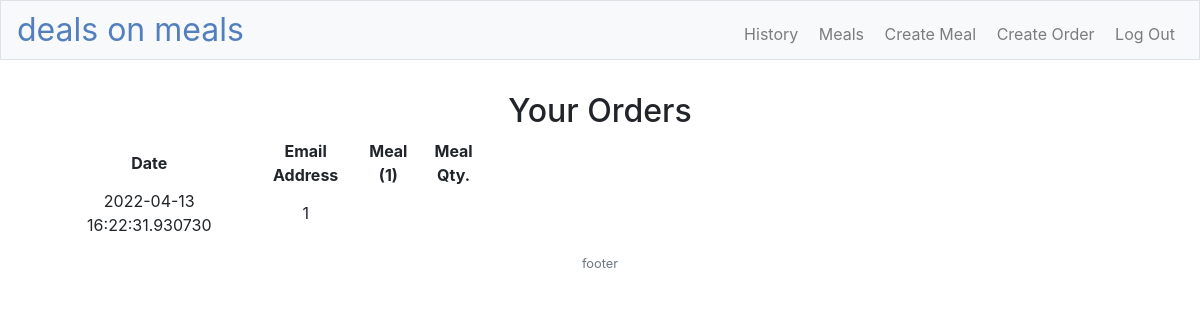
The app's page /history (signed in), older data.
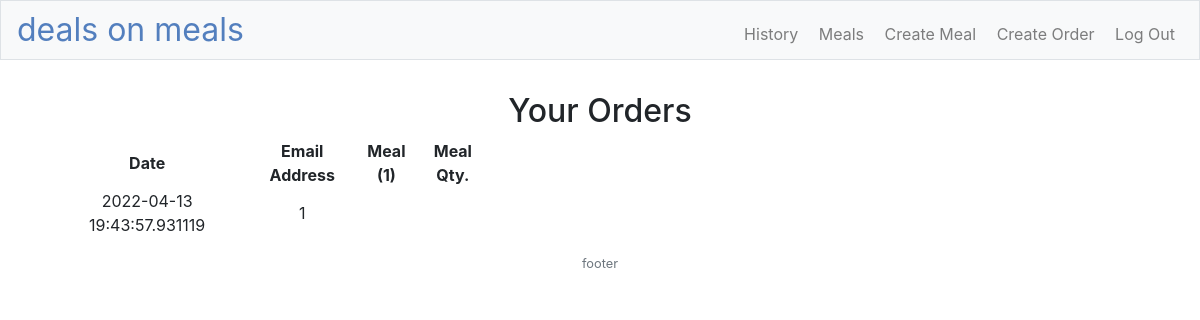
The same page, newer data.
### models.py (models this page shows, shortened)
class Order(db.Model):
    __tablename__ = "order"
    id = db.Column(db.Integer, primary_key=True)
    date = db.Column(db.DateTime(), nullable=False, default=datetime.datetime.utcnow)
    userId = db.Column(db.Integer, db.ForeignKey('user.id'), nullable=False)
    entries = db.relationship('Meal', secondary=meal_order, backref='orders')

### app.py (the view)
@app.route("/history")
def history():
    orders = Order.query.filter(Order.userId==session["user_id"])
    return render_template("orders.html", orders=orders)

### app.py (called while the page is built)
@app.after_request
def after_request(response):
    response.headers["Cache-Control"] = "no-cache, no-store, must-revalidate"
    response.headers["Expires"] = 0
    response.headers["Pragma"] = "no-cache"
    return response

### templates/orders.html (shortened to what this page needs)
{% extends "layout.html" %}
{% block main %}
    <form action="/" method="post">
            <div class="section">
                <h2>Your Orders</h2>
                <table style="width:40%;text-align:center">
                    <thead>
                        <tr>
                            <th>Date</th>
                            <th>Email Address</th>
                            <th>Meal (1)</th>
                            <th>Meal Qty.</th>
                        </tr>
                    </thead>
                    <tbody>
                        {%for order in orders %}
                        <tr>
                            <td>{{order.date}}</td>
                            <td>{{order.userId}}</td>
                            <td>{{order.meal1Id}}</td>
                            <td>{{order.meal1Qty}}</td>
                        </tr>
                        {% endfor %}
                    </tbody>
                </table>
            </div>
    </form>
{% endblock %}

### templates/layout.html (shortened to what this page needs)
<!DOCTYPE html>
<html lang="en">
    <head>
        <link rel="stylesheet" href="https://cdn.jsdelivr.net/npm/bootstrap@4.5.3/dist/css/bootstrap.min.css">
        <link href="/static/styles.css" rel="stylesheet">
    </head>
    <body>
            <nav class="navbar navbar-expand-md navbar-light bg-light border py-0">
                <a class="navbar-brand" href="/"><span class="blue">deals on meals</span></a>
                <div class="collapse navbar-collapse ml-auto" id="navbar">
                    <ul class="navbar-nav text-right ml-auto mt-2">
                        {% if session.user_id %}
                        <li class="nav-item"><a class="nav-link" href="/history">&nbsp;History</a></li>
                        <li class="nav-item"><a class="nav-link" href="/meals-edit">&nbsp;Meals</a></li>
                        <li class="nav-item"><a class="nav-link" href="/createMeal">&nbsp;Create Meal</a></li>
                        <li class="nav-item"><a class="nav-link" href="/createOrder">&nbsp;Create Order</a></li>
                        <li class="nav-item"><a class="nav-link" href="/logout">&nbsp;Log Out</a></li>
                        {% else %}
                        <li class="nav-item"><a class="nav-link" href="/register">&nbsp;Register</a></li>
                        <li class="nav-item"><a class="nav-link" href="/login">&nbsp;Log In</a></li>
                        {% endif %}
                    </ul>
                </div>
            </nav>
        <main class="container p-3">
            {% block main %}{% endblock %}
        </main>
        <footer class="small text-center text-muted">
            footer
        </footer>
    </body>
</html>

### static/styles.css (style rules this page uses)
nav .navbar-brand { font-size: xx-large; }
nav .navbar-brand .blue { color: #537fbe; }
main { overflow-x: auto; text-align: center; }

Row changes from the older to the newer data that the page shows:
changed Order: date "2022-04-13 16:22:31.930730" → "2022-04-13 19:43:57.931119"
